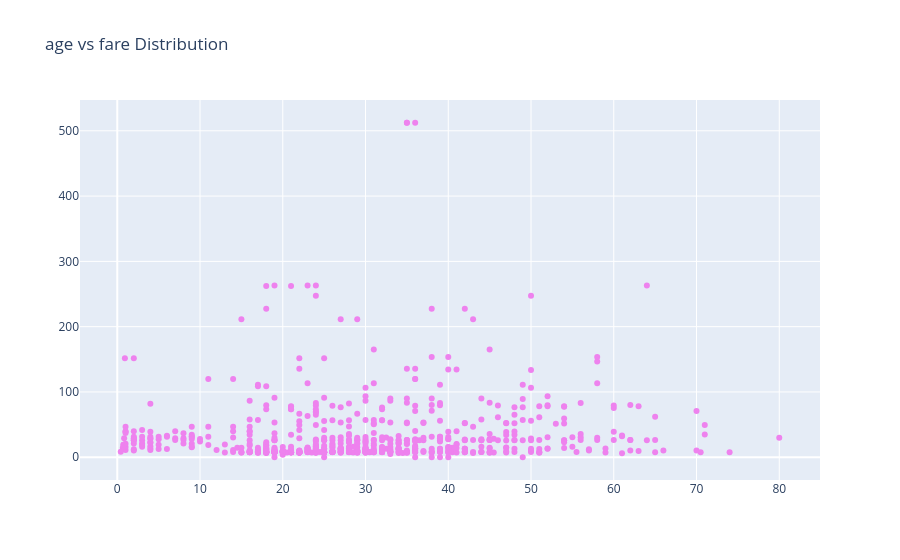

The code cell stored with this chart in its notebook:
### Code cell
#Scatter Plot representation --> Age vs Fare
trace = go.Scatter(x=data['age'],y=data['fare'],
                   mode='markers',
                   marker={'color':'violet'})
layout = go.Layout(
    title="age vs fare Distribution")
fig = go.Figure(data=trace,layout = layout)
fig.show()

### Figure 1 — Plotly figure (JSON) as saved in the notebook; plotly's stock layout.template omitted (floating-point values rounded to 4 significant figures; data arrays with more than 128 entries replaced by an {"elided": "..."} marker saying what was removed)
{"data": [{"marker": {"color": "violet"}, "mode": "markers", "type": "scatter", "x": {"elided": "891 float values"}, "y": {"elided": "891 float values"}}], "layout": {"title": {"text": "age vs fare Distribution"}}}
